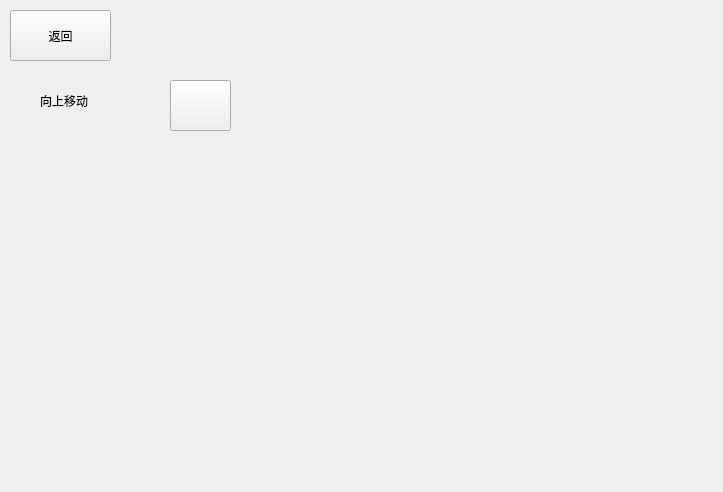
<?xml version="1.0" encoding="UTF-8"?>
<ui version="4.0">
 <class>Menu</class>
 <widget class="QWidget" name="Menu">
  <property name="geometry">
   <rect>
    <x>0</x>
    <y>0</y>
    <width>723</width>
    <height>492</height>
   </rect>
  </property>
  <property name="windowTitle">
   <string>Form</string>
  </property>
  <widget class="QPushButton" name="pushButton">
   <property name="geometry">
    <rect>
     <x>10</x>
     <y>10</y>
     <width>101</width>
     <height>51</height>
    </rect>
   </property>
   <property name="text">
    <string>返回</string>
   </property>
  </widget>
  <widget class="QPushButton" name="pushButton_2">
   <property name="geometry">
    <rect>
     <x>170</x>
     <y>80</y>
     <width>61</width>
     <height>51</height>
    </rect>
   </property>
   <property name="text">
    <string/>
   </property>
  </widget>
  <widget class="QLabel" name="label">
   <property name="geometry">
    <rect>
     <x>40</x>
     <y>80</y>
     <width>131</width>
     <height>41</height>
    </rect>
   </property>
   <property name="text">
    <string>向上移动</string>
   </property>
  </widget>
 </widget>
 <resources/>
 <connections/>
</ui>
